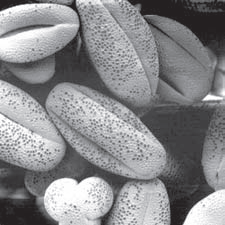
#> input picture images/01/1_1.png, 225 x 225 px
$ jupyter execute '01-Intensity Transformations and Spatial Filtering.ipynb'
#> lines starting #> are read from the running program, lines starting #| are printed output that depends on the picture
# Histogram Processing

A histogram represents the frequency of occurrence of each pixel intensity value in an image. For grayscale images, it shows how many times each gray level appears, from black (0) to white (255). This information is crucial for tasks like image enhancement, thresholding, and segmentation.

[cell 1]
# Import necessary libraries
import cv2
import numpy as np
import matplotlib.pyplot as plt

[cell 2]
# Load the image in grayscale mode
image = cv2.imread('images/01/1_1.png', 0)
#> image: shape (225, 225); min 34, max 255, mean 136.3

# Display the image
plt.figure(figsize=(3,3))
plt.imshow(image, cmap='gray')
plt.title('Grayscale Image')

[cell 3]
# Use OpenCV's calcHist function
hist_cv = cv2.calcHist([image], channels=[0], mask=None, histSize=[256], ranges=[0, 256])
#> hist_cv = 256 values, max 2728 at index 34, min 0 at index 0, mean 197.8

# Plot the histogram
plt.figure(figsize=(10,3))
plt.title('Histogram Using OpenCV')
plt.xlabel('Pixel Intensity Value')
plt.ylabel('Number of Pixels')
plt.plot(hist_cv)
plt.xlim([0, 255])
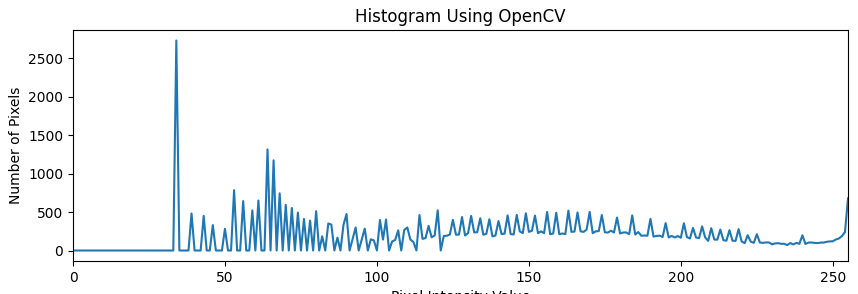
#> figure drawn by matplotlib, 1 panel; curve peaks at x = 34, y = 2728

[cell 4]
# Calculate histograms using NumPy
image_1_1 = cv2.imread('images/01/1_1.png')
#> image_1_1 is the input picture: shape (225, 225, 3); mean B, G, R 138.6, 136.3, 136.1
image_1_2 = cv2.imread('images/01/1_2.png')
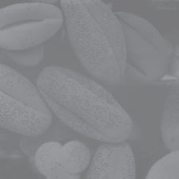
#> input picture images/01/1_2.png, 179 x 179 px
#> image_1_2 is the input picture: shape (179, 179, 3); mean B, G, R 137.6, 134.8, 133.8

hist1 = cv2.calcHist([image_1_1], [0], None, [256], [0, 256])
#> hist1 = 256 values, max 1792 at index 33, min 0 at index 0, mean 197.8
hist2 = cv2.calcHist([image_1_2], [0], None, [256], [0, 256])
#> hist2 = 256 values, max 3193 at index 127, min 0 at index 0, mean 125.2

# Plot the histograms
plt.figure(figsize=(12,6))

plt.subplot(2,2,1)
plt.title('Image 1_1')
plt.imshow(image_1_1)
plt.axis('off')

plt.subplot(2,2,3)
plt.title('Histogram of Image 1_1')
plt.xlabel('Pixel Intensity Value')
plt.ylabel('Number of Pixels')
plt.plot(hist1)
plt.xlim([0, 255])

plt.subplot(2,2,2)
plt.title('Image 1_2')
plt.imshow(image_1_2)
plt.axis('off')

plt.subplot(2,2,4)
plt.title('Histogram of Image 1_2')
plt.xlabel('Pixel Intensity Value')
plt.ylabel('Number of Pixels')
plt.plot(hist2)
plt.xlim([0, 255])
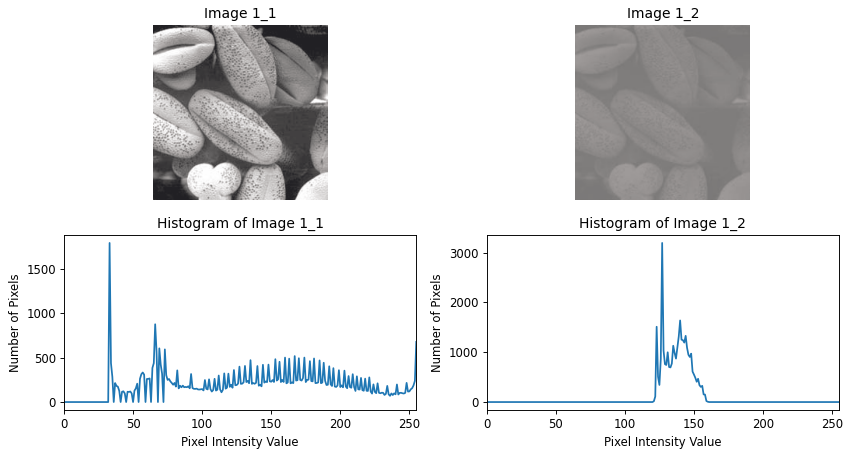
#> figure drawn by matplotlib, 4 panels; B, G, R data is drawn as R, G, B; panel 2: curve peaks at x = 33, y = 1792; panel 4: curve peaks at x = 127, y = 3193
